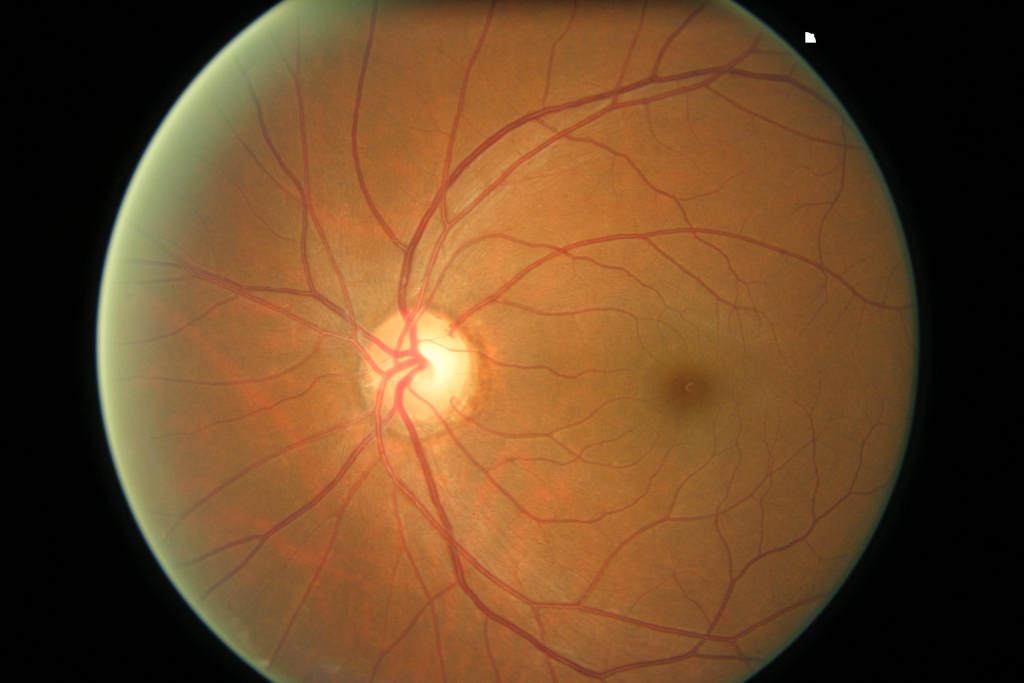
#> input picture ZJE_courses/8. BIA4/Test/Test_in_image/whole_RGB.jpg, 3072 x 2048 px (shown at 1/3 size); its folder holds only this picture in this run
$ python -i Vessel_Segment.py   (imports and definitions only)
#> lines starting #> are read from the running program, lines starting #| are printed output that depends on the picture; after the words box and inside, x2 and y2 are one past the last pixel; in counts of white or black regions, pixels touching at a corner belong together
"""
Created on 2023/12/09
This function is used to segment blood vessels of input images and calculate the length of vessels.
Partially adapted from https://github.com/getsanjeev/retina-features
"""

import matplotlib.pyplot as plt
from skimage import morphology
from skimage.morphology import black_tophat, disk
import cv2
import numpy as np
import os


def vessel_segmentation(image_path, output_path=None, length=False):
    """
    @brief:
        Segment the blood vessels out of a single image and measure the length
    @args:
        image_path: The path of input images (should be png, jpg or jpeg, and have 3 channels)
        output_path: The position of the output image to show the segmentation of vessels
        length: Whether to measure the length of blood vessels or not
    @returns:
        Saved: The vessel segmentation image
        vessel_distances_sum: The vessel length of this single image (unit: pixel)
    """
#> called with image_path = 'Test/Test_in_image/whole_RGB.jpg', length = False

    ## 1. Vessel Segmentation
    # split the image into three channels
    image = cv2.imread(image_path)
#> image is the input picture: shape (2048, 3072, 3); mean B, G, R 39.7, 72.7, 108.5
    b, green_fundus, r = cv2.split(image)
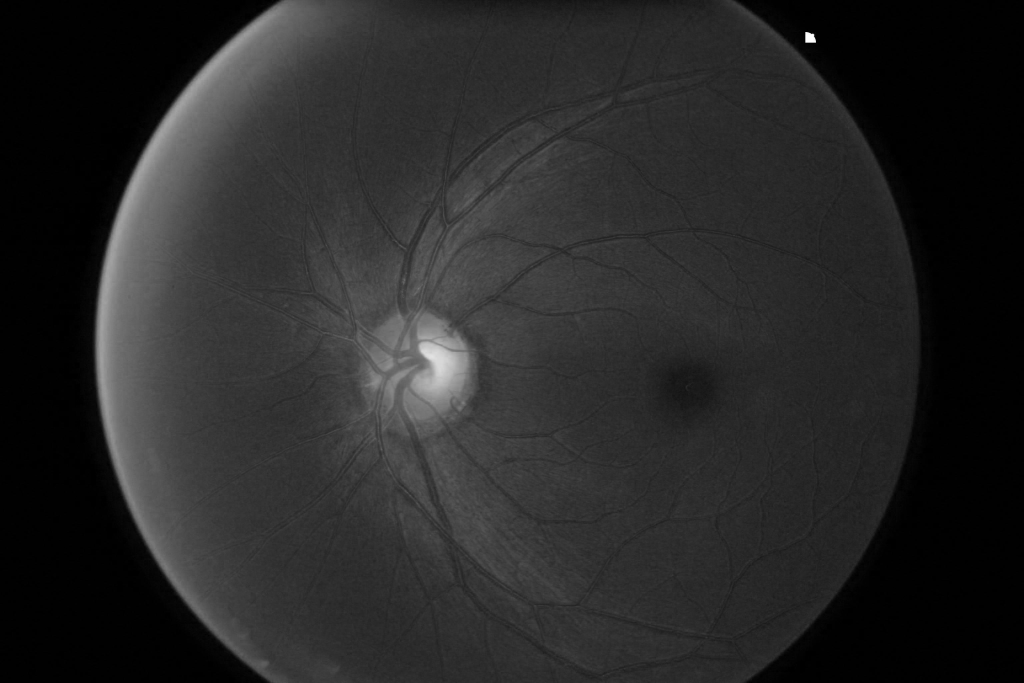
#> b: shape (2048, 3072) (shown at 1/3 size); min 0, max 255, mean 39.7
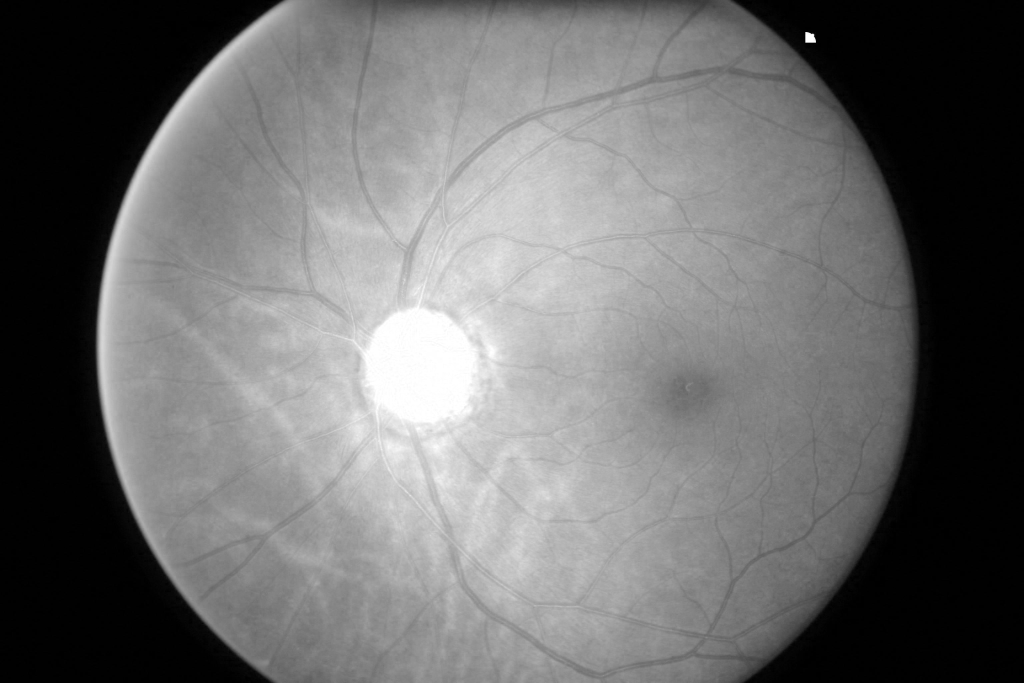
#> r: shape (2048, 3072) (shown at 1/3 size); min 0, max 255, mean 108.5
    clahe = cv2.createCLAHE(clipLimit=2.0, tileGridSize=(10, 10))
    # Apply Contrast Limited Adaptive Histogram Equalization (CLAHE) to improve contrast.
    contrast_enhanced_green_fundus = clahe.apply(green_fundus)

    # applying alternate sequential filtering (3 times closing opening); cv2.morphologyEx perform
    # advanced morphological transformations using an erosion and dilation as basic operations.
    r1 = cv2.morphologyEx(contrast_enhanced_green_fundus,
                          cv2.MORPH_OPEN,
                          cv2.getStructuringElement(cv2.MORPH_ELLIPSE, (5, 5)), iterations=1)
    R1 = cv2.morphologyEx(r1, cv2.MORPH_CLOSE,
                          cv2.getStructuringElement(cv2.MORPH_ELLIPSE, (5, 5)), iterations=1)

    r2 = cv2.morphologyEx(R1, cv2.MORPH_OPEN,
                          cv2.getStructuringElement(cv2.MORPH_ELLIPSE, (11, 11)), iterations=1)
    R2 = cv2.morphologyEx(r2, cv2.MORPH_CLOSE,
                          cv2.getStructuringElement(cv2.MORPH_ELLIPSE, (11, 11)), iterations=1)

    r3 = cv2.morphologyEx(R2, cv2.MORPH_OPEN,
                          cv2.getStructuringElement(cv2.MORPH_ELLIPSE, (23, 23)), iterations=1)
    R3 = cv2.morphologyEx(r3, cv2.MORPH_CLOSE,
                          cv2.getStructuringElement(cv2.MORPH_ELLIPSE, (23, 23)), iterations=1)
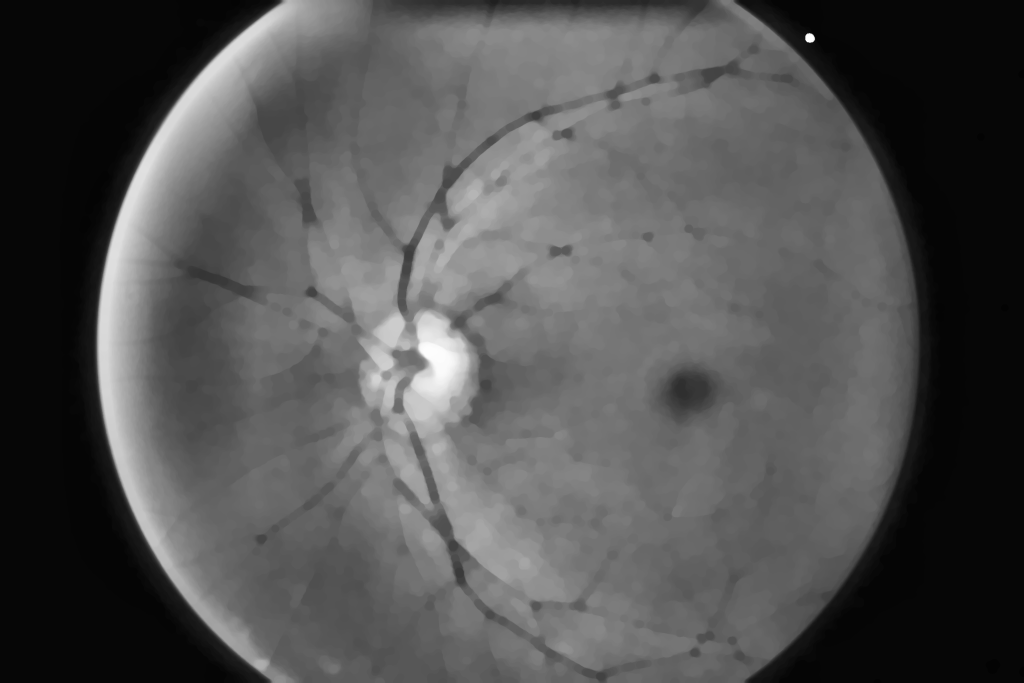
#> R3: shape (2048, 3072) (shown at 1/3 size); min 3, max 255, mean 81.7

    contrast_enhanced_green_fundus_blurred = cv2.GaussianBlur(contrast_enhanced_green_fundus, (5, 5),
                                                              sigmaX=250, sigmaY=250)
    f4 = cv2.subtract(R3, contrast_enhanced_green_fundus_blurred)
    clahe_1 = cv2.createCLAHE(clipLimit=3, tileGridSize=(15, 15))
    f5 = clahe_1.apply(f4)

    # removing very small contours through area parameter noise removal
    ret, f6 = cv2.threshold(f5, 15, 255, cv2.THRESH_BINARY)
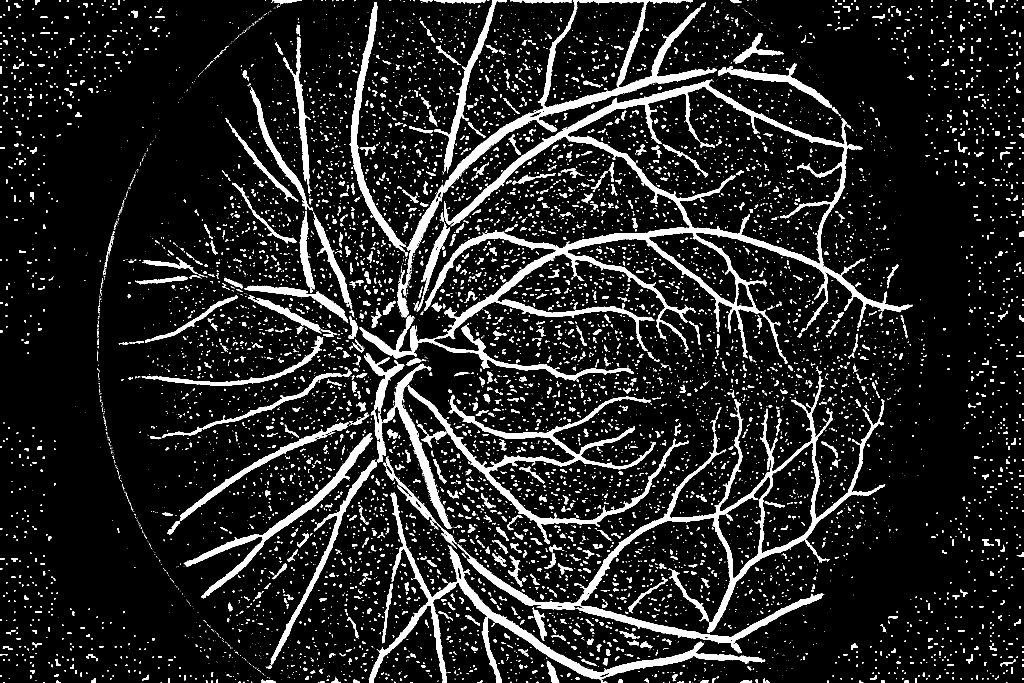
#> f6: shape (2048, 3072) (shown at 1/3 size); 11% white; 9354 white regions (6494 under 20 px)
    mask = np.ones(f5.shape[:2], dtype="uint8") * 255
    # find and extract contours from binary or grayscale images
    contours, hierarchy = cv2.findContours(f6.copy(), cv2.RETR_LIST,
                                           cv2.CHAIN_APPROX_SIMPLE)
#> contours = 9618 contours, 7589 with area under 20; largest, box (x1, y1, x2, y2) and area: (1079, 238, 2737, 1142) 352861, (1701, 259, 2534, 793) 213205, (1372, 1128, 2656, 1960) 114573, (1194, 0, 2150, 952) 98504, (1630, 0, 1934, 323) 60218

    # draw contour outlines in the image
    for cnt in contours:
        if cv2.contourArea(cnt) <= 200:
            cv2.drawContours(mask, [cnt], -1, 0, -1)
#> this loop made 9618 passes
#> cnt on passes 1 to 3: [[3018, 2047], [3021, 2047]], [[2077, 2047]], [[1823, 2047]]
#> mask: shape (2048, 3072); 96.9% white; 9367 black regions (6607 under 20 px), largest, box (x1, y1, x2, y2) and area: (2023, 1271, 2043, 1308) 258, (1427, 1230, 1466, 1247) 243, (2130, 1260, 2148, 1297) 242
    im = cv2.bitwise_and(f5, f5, mask=mask)
    ret, fin = cv2.threshold(im, 15, 255, cv2.THRESH_BINARY_INV)
#> fin: shape (2048, 3072); 92.1% white; 164 black regions (38 under 20 px), largest, box (x1, y1, x2, y2) and area: (1079, 238, 2737, 1142) 123182, (1372, 1128, 2656, 1960) 63760, (1194, 0, 2150, 952) 40056
    newfin = cv2.erode(fin, cv2.getStructuringElement(cv2.MORPH_ELLIPSE, (3, 3)), iterations=1)
#> newfin: shape (2048, 3072); 90.8% white; 118 black regions (1 under 20 px), largest, box (x1, y1, x2, y2) and area: (1078, 237, 2738, 1143) 142815, (1156, 1127, 2657, 1961) 82060, (1048, 0, 2151, 953) 61491

    # removing blobs of unwanted bigger chunks taking in consideration they are not straight lines like blood
    # vessels and also in an interval of area
    fundus_eroded = cv2.bitwise_not(newfin)
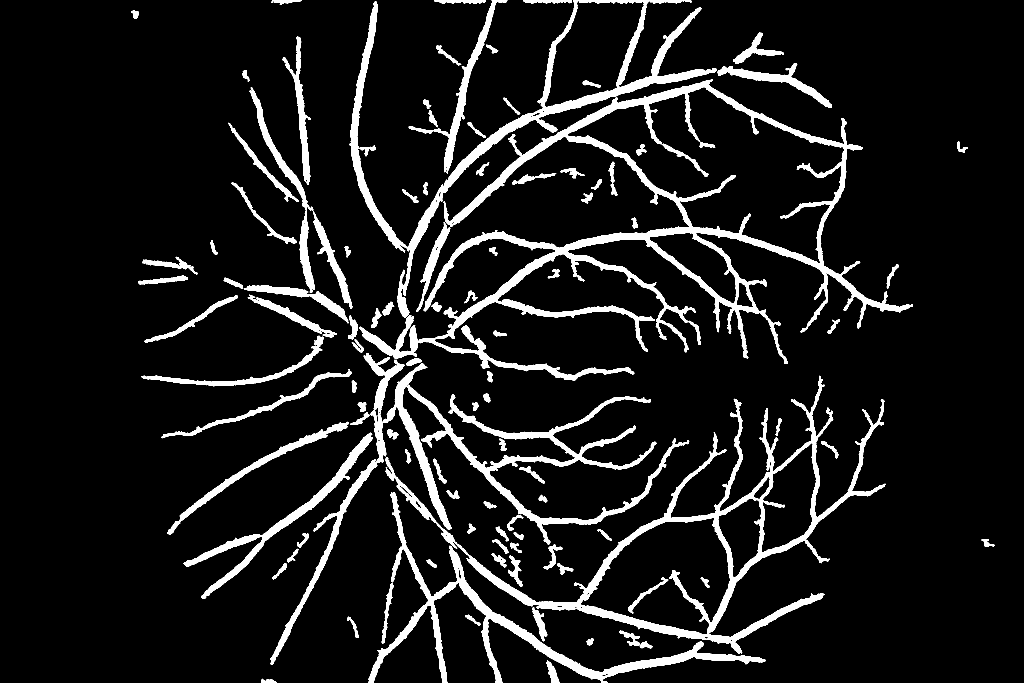
#> fundus_eroded: shape (2048, 3072) (shown at 1/3 size); 9.2% white; 118 white regions (1 under 20 px)
    xmask = np.ones(image.shape[:2], dtype="uint8") * 255
    xcontours, xhierarchy = cv2.findContours(fundus_eroded.copy(), cv2.RETR_LIST, cv2.CHAIN_APPROX_SIMPLE)
#> xcontours = 306 contours, 160 with area under 20; largest, box (x1, y1, x2, y2) and area: (1078, 237, 2738, 1143) 367738, (1702, 260, 2533, 792) 209277, (1156, 1127, 2657, 1961) 130902, (1048, 0, 2151, 953) 117639, (1631, 1, 1934, 322) 59146; xhierarchy = 306 rows, first 6: [1, -1, -1, -1], [2, 0, -1, -1], [3, 1, -1, -1], [4, 2, -1, -1], [5, 3, -1, -1], [6, 4, -1, -1]
    for cnt in xcontours:
        shape = "unidentified"
        peri = cv2.arcLength(cnt, True)
        approx = cv2.approxPolyDP(cnt, 0.04 * peri, False)
        if len(approx) > 4 and 3000 >= cv2.contourArea(cnt) >= 100:
            shape = "circle"
        else:
            shape = "veins"
        if shape == "circle":
            cv2.drawContours(xmask, [cnt], -1, 0, -1)
#> this loop made 306 passes
#> (shape, peri, approx) on passes 1, 3, 4, 6, 8, 9, 10, 11, 12: ('veins', 5.66, [[790, 2044], [791, 2043], [792, 2044], [791, 2045]]), ('veins', 5.66, [[787, 2040], [788, 2039], [789, 2040], [788, 2041]]), ('veins', 5.66, [[788, 2039], [789, 2038], [790, 2039], [789, 2040]]), ('veins', 5.66, [[1794, 2027], [1795, 2026], [1796, 2027], [1795, 2028]]), ('veins', 5.66, [[1726, 1988], [1727, 1987], [1728, 1988], [1727, 1989]]), ('veins', 5.66, [[2289, 1982], [2290, 1981], [2291, 1982], [2290, 1983]]), ('veins', 5.66, [[814, 1982], [815, 1981], [816, 1982], [815, 1983]]), ('veins', 5.66, [[2290, 1981], [2291, 1980], [2292, 1981], [2291, 1982]]), ('veins', 5.66, [[1713, 1981], [1714, 1980], [1715, 1981], [1714, 1982]])
#> (peri, shape) on passes 61 to 66: (121.9, 'circle'), (157.1, 'circle'), (5.66, 'veins'), (87.98, 'circle'), (119.8, 'veins'), (139.8, 'circle')
#> xmask: shape (2048, 3072); 99.3% white; 79 black regions, largest, box (x1, y1, x2, y2) and area: (2209, 847, 2260, 923) 2325, (426, 770, 594, 823) 2186, (1524, 1666, 1568, 1761) 1387
    finimage = cv2.bitwise_and(fundus_eroded, fundus_eroded, mask=xmask)
#> finimage: shape (2048, 3072); 8.6% white; 46 white regions (1 under 20 px), largest, box (x1, y1, x2, y2) and area: (1078, 237, 2738, 1143) 142612, (1156, 1127, 2657, 1961) 81952, (1048, 0, 2151, 953) 61421
    blood_vessels = cv2.bitwise_not(finimage)
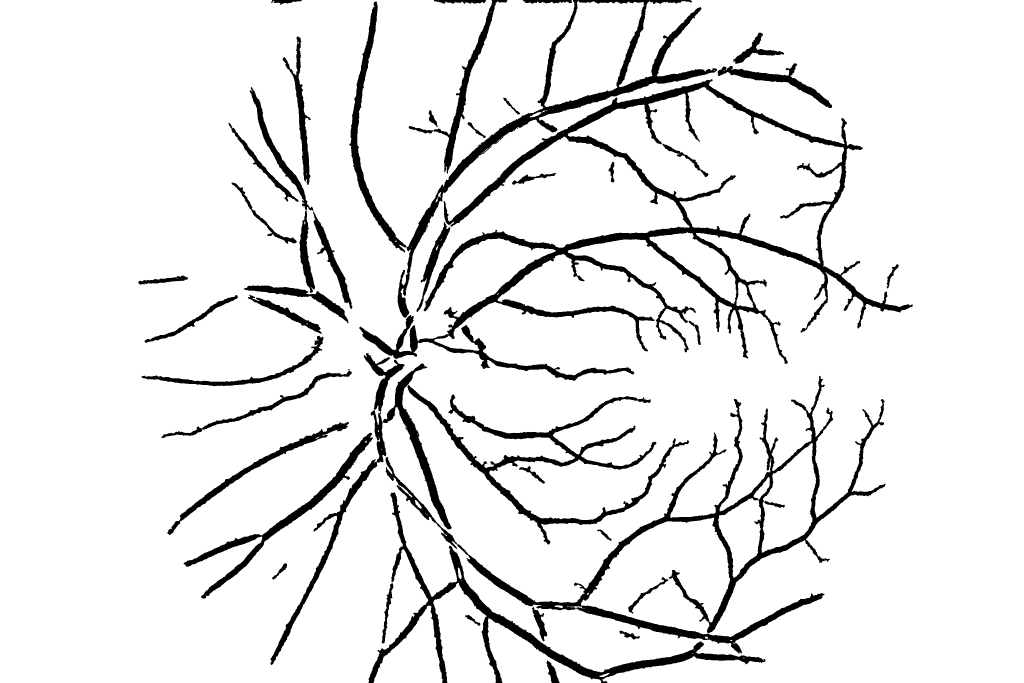
#> blood_vessels: shape (2048, 3072) (shown at 1/3 size); 91.4% white; 46 black regions (1 under 20 px), largest, box (x1, y1, x2, y2) and area: (1078, 237, 2738, 1143) 142612, (1156, 1127, 2657, 1961) 81952, (1048, 0, 2151, 953) 61421

    # Bottom-hat filtering
    # Define the structuring element
    selem = disk(15)  # You can adjust the size of the structuring element as per your requirements
    # Perform the bottom-hat transform
    bottom_hat_gray = black_tophat(blood_vessels, selem)

#> (the run stopped early here; a loop or call above may not have finished)
